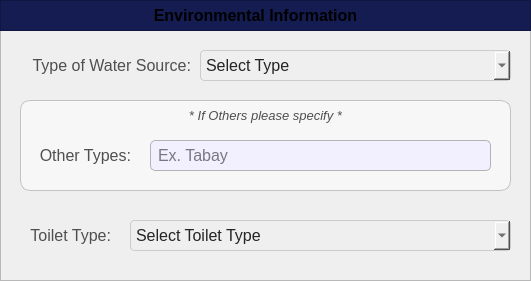
  <widget class="QFrame" name="basePopUpBodyFrame">
   <property name="geometry">
    <rect>
     <x>620</x>
     <y>60</y>
     <width>531</width>
     <height>281</height>
    </rect>
   </property>
   <property name="styleSheet">
    <string notr="true">#basePopUpBodyFrame {
	background-color: rgb(247, 247, 247);
	border: 1px solid rgb(194, 194, 194);
	border-radius: 10px;
}</string>
   </property>
   <property name="frameShape">
    <enum>QFrame::Shape::StyledPanel</enum>
   </property>
   <property name="frameShadow">
    <enum>QFrame::Shadow::Raised</enum>
   </property>
   <widget class="QFrame" name="basePopUpTitleFrame_3">
    <property name="geometry">
     <rect>
      <x>0</x>
      <y>0</y>
      <width>531</width>
      <height>31</height>
     </rect>
    </property>
    <property name="styleSheet">
     <string notr="true">#basePopUpTitleFrame_3 {
	background-color: #141c52;
}</string>
    </property>
    <property name="frameShape">
     <enum>QFrame::Shape::StyledPanel</enum>
    </property>
    <property name="frameShadow">
     <enum>QFrame::Shadow::Raised</enum>
    </property>
    <widget class="QLabel" name="label_title_3">
     <property name="geometry">
      <rect>
       <x>0</x>
       <y>0</y>
       <width>511</width>
       <height>31</height>
      </rect>
     </property>
     <property name="font">
      <font>
       <family>Arial</family>
       <pointsize>12</pointsize>
       <bold>true</bold>
      </font>
     </property>
     <property name="styleSheet">
      <string notr="true">#label_title{
	background-color:transparent;
	color: rgb(255, 255, 255);
}</string>
     </property>
     <property name="text">
      <string>Environmental Information</string>
     </property>
     <property name="alignment">
      <set>Qt::AlignmentFlag::AlignCenter</set>
     </property>
    </widget>
   </widget>
   <widget class="QComboBox" name="register_household_comboBox_WaterSource">
    <property name="geometry">
     <rect>
      <x>200</x>
      <y>50</y>
      <width>311</width>
      <height>31</height>
     </rect>
    </property>
    <property name="font">
     <font>
      <family>Arial</family>
      <pointsize>12</pointsize>
     </font>
    </property>
    <property name="styleSheet">
     <string notr="true">#register_household_comboBox_WaterSource{
	background-color: rgb(239, 239, 239); /* Correct property name */
    color: #242424; /* Set text color to black for better contrast */
    border: 1px solid #ccc; /* Optional: Add a light border */
    padding: 5px; /* Optional: Add some padding */
    border-radius: 4px; /* Optional: Rounded corners */
}</string>
    </property>
    <property name="placeholderText">
     <string>Select Type</string>
    </property>
    <property name="duplicatesEnabled">
     <bool>false</bool>
    </property>
    <item>
     <property name="text">
      <string>Level 1 - Point Source</string>
     </property>
    </item>
    <item>
     <property name="text">
      <string>Level 2 - Communal Faucet</string>
     </property>
    </item>
    <item>
     <property name="text">
      <string>Level 3 - Individual Connection</string>
     </property>
    </item>
    <item>
     <property name="text">
      <string>Others</string>
     </property>
    </item>
   </widget>
   <widget class="QFrame" name="basePopUpBodyFrame_5">
    <property name="geometry">
     <rect>
      <x>20</x>
      <y>100</y>
      <width>491</width>
      <height>91</height>
     </rect>
    </property>
    <property name="styleSheet">
     <string notr="true">#basePopUpBodyFrame_5 {
	background-color: rgb(247, 247, 247);
	border: 1px solid rgb(194, 194, 194);
	border-radius: 10px;
}</string>
    </property>
    <property name="frameShape">
     <enum>QFrame::Shape::StyledPanel</enum>
    </property>
    <property name="frameShadow">
     <enum>QFrame::Shadow::Raised</enum>
    </property>
    <widget class="QLabel" name="labelNote_4">
     <property name="geometry">
      <rect>
       <x>0</x>
       <y>0</y>
       <width>491</width>
       <height>31</height>
      </rect>
     </property>
     <property name="font">
      <font>
       <family>Arial</family>
       <pointsize>10</pointsize>
       <italic>true</italic>
       <bold>false</bold>
      </font>
     </property>
     <property name="styleSheet">
      <string notr="true">#labelNote_4 {
	background-color: transparent;
	color: #4f4f4f;
}
</string>
     </property>
     <property name="text">
      <string>* If Others please specify *</string>
     </property>
     <property name="alignment">
      <set>Qt::AlignmentFlag::AlignCenter</set>
     </property>
    </widget>
    <widget class="QLabel" name="register_household_labelOthers">
     <property name="geometry">
      <rect>
       <x>10</x>
       <y>40</y>
       <width>101</width>
       <height>31</height>
      </rect>
     </property>
     <property name="font">
      <font>
       <family>Arial</family>
       <pointsize>12</pointsize>
       <bold>false</bold>
      </font>
     </property>
     <property name="styleSheet">
      <string notr="true">#register_household_labelOthers {
	background-color: transparent;
	color: #4f4f4f;
}
</string>
     </property>
     <property name="text">
      <string>Other Types:</string>
     </property>
     <property name="alignment">
      <set>Qt::AlignmentFlag::AlignRight|Qt::AlignmentFlag::AlignTrailing|Qt::AlignmentFlag::AlignVCenter</set>
     </property>
    </widget>
    <widget class="QLineEdit" name="register_household_Others">
     <property name="geometry">
      <rect>
       <x>130</x>
       <y>40</y>
       <width>341</width>
       <height>31</height>
      </rect>
     </property>
     <property name="font">
      <font>
       <family>Arial</family>
       <pointsize>12</pointsize>
      </font>
     </property>
     <property name="styleSheet">
      <string notr="true">#register_household_Others{
	border: 1px solid #b3b3b3;  /* Black border */
    border-radius: 5px;        /* Rounded corners */
    padding: 5px;               /* Inner spacing */
    background-color: #f2efff;  /* Gray background */
    color: #000000; 
}

</string>
     </property>
     <property name="text">
      <string/>
     </property>
     <property name="maxLength">
      <number>30</number>
     </property>
     <property name="placeholderText">
      <string>Ex. Tabay</string>
     </property>
    </widget>
   </widget>
   <widget class="QLabel" name="register_household_labelWaterSource">
    <property name="geometry">
     <rect>
      <x>20</x>
      <y>50</y>
      <width>171</width>
      <height>31</height>
     </rect>
    </property>
    <property name="font">
     <font>
      <family>Arial</family>
      <pointsize>12</pointsize>
     </font>
    </property>
    <property name="styleSheet">
     <string notr="true">#register_household_labelWaterSource {
	background-color: transparent;
	color: #4f4f4f;
}
</string>
    </property>
    <property name="text">
     <string>Type of Water Source:</string>
    </property>
    <property name="alignment">
     <set>Qt::AlignmentFlag::AlignRight|Qt::AlignmentFlag::AlignTrailing|Qt::AlignmentFlag::AlignVCenter</set>
    </property>
   </widget>
   <widget class="QComboBox" name="register_household_comboBox_ToiletType">
    <property name="geometry">
     <rect>
      <x>130</x>
      <y>220</y>
      <width>381</width>
      <height>31</height>
     </rect>
    </property>
    <property name="font">
     <font>
      <family>Arial</family>
      <pointsize>12</pointsize>
     </font>
    </property>
    <property name="styleSheet">
     <string notr="true">#register_household_comboBox_ToiletType{
	background-color: rgb(239, 239, 239); /* Correct property name */
    color: #242424; /* Set text color to black for better contrast */
    border: 1px solid #ccc; /* Optional: Add a light border */
    padding: 5px; /* Optional: Add some padding */
    border-radius: 4px; /* Optional: Rounded corners */
}</string>
    </property>
    <property name="placeholderText">
     <string>Select Toilet Type</string>
    </property>
    <property name="duplicatesEnabled">
     <bool>false</bool>
    </property>
    <item>
     <property name="text">
      <string>None</string>
     </property>
    </item>
    <item>
     <property name="text">
      <string>A - Pourflush type connected to septic tank</string>
     </property>
    </item>
    <item>
     <property name="text">
      <string>B - Pourflush toilet connected to septic tank and to Sewerage System</string>
     </property>
    </item>
    <item>
     <property name="text">
      <string>C - Ventilated Pit (VIP) latrine</string>
     </property>
    </item>
    <item>
     <property name="text">
      <string>D - Water-sealed toilet</string>
     </property>
    </item>
    <item>
     <property name="text">
      <string>E - Overhung latrine</string>
     </property>
    </item>
    <item>
     <property name="text">
      <string>F - Open pit latrine</string>
     </property>
    </item>
    <item>
     <property name="text">
      <string>G - Without toilet</string>
     </property>
    </item>
   </widget>
   <widget class="QLabel" name="register_household_labelToiletType">
    <property name="geometry">
     <rect>
      <x>20</x>
      <y>220</y>
      <width>91</width>
      <height>31</height>
     </rect>
    </property>
    <property name="font">
     <font>
      <family>Arial</family>
      <pointsize>12</pointsize>
     </font>
    </property>
    <property name="styleSheet">
     <string notr="true">#register_household_labelToiletType {
	background-color: transparent;
	color: #4f4f4f;
}
</string>
    </property>
    <property name="text">
     <string>Toilet Type:</string>
    </property>
    <property name="alignment">
     <set>Qt::AlignmentFlag::AlignRight|Qt::AlignmentFlag::AlignTrailing|Qt::AlignmentFlag::AlignVCenter</set>
    </property>
   </widget>
  </widget>
